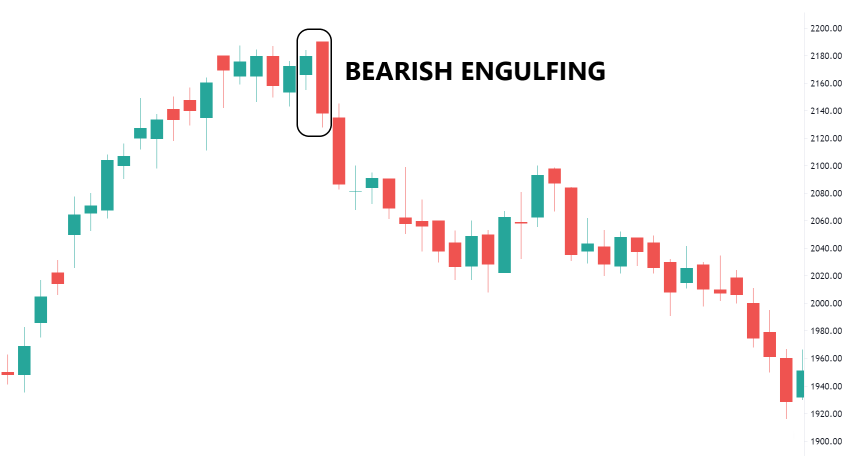
#> input picture Chartpatterns/Bearish/Bearish-Engulfing-Example.jpg, 1698 x 938 px, found by its file name (shown at 1/2 size); its folder holds only this picture in this run
$ jupyter execute --allow-errors 'CPR - 1 - Importing data.ipynb'
#> lines starting #> are read from the running program, lines starting #| are printed output that depends on the picture
[cell 1]
#Description:
#Chart Pattern Image Recognition - Identify chart patterns by Convolutional Neural Networks
#Model Type: Convolutional Neural Network
#06-10-2022
#Version - V1.0 Beta


#------------------------------
#Version Updates:
#Import DATADIR
#Resize the Images
#Create the training dataset
#Shuffle the data so the AI learns correctly
#Pack into the variables right before we feed it to our neural network
#Save the data so we dont have to be importing all the time

#------------------------------
#Future implementations
#Add more data to the dataset
#Add Automated Download dataset from google images
#Add more CATEGORIES such as Flags, Pennant, Cup and handle and so on.
#Add Auto Test Image from any Chart

### Author - Luiz Gabriel Bongiolo

### References
# Harrison Kinsley @Sentdex - Deep Learning with Python, TensorFlow, and Keras tutorial - https://pythonprogramming.net/introduction-deep-learning-python-tensorflow-keras/
# Shaan Shah - Identifying Candlestick Patterns using Deep Learning - https://towardsdatascience.com/identifying-candlestick-patterns-using-deep-learning-b7d706726874
# https://www.tensorflow.org/api_docs/python/tf/all_symbols
# https://keras.io/api/layers/

[cell 2]
import numpy as np
import matplotlib.pyplot as plt
import os
import cv2
import random

# Remove warnings
import sys

if not sys.warnoptions:
    import warnings
    warnings.simplefilter("ignore")

[cell 3]
DATADIR = "./Chart Pattern Image Recognition/Chartpatterns/"
CATEGORIES = ["Bearish", "Bullish"]

for category in CATEGORIES:
    path = os.path.join(DATADIR, category)
    for img in os.listdir(path):
        img_array = cv2.imread(os.path.join(path,img), cv2.IMREAD_GRAYSCALE) #Remember to change grayscale if you need this
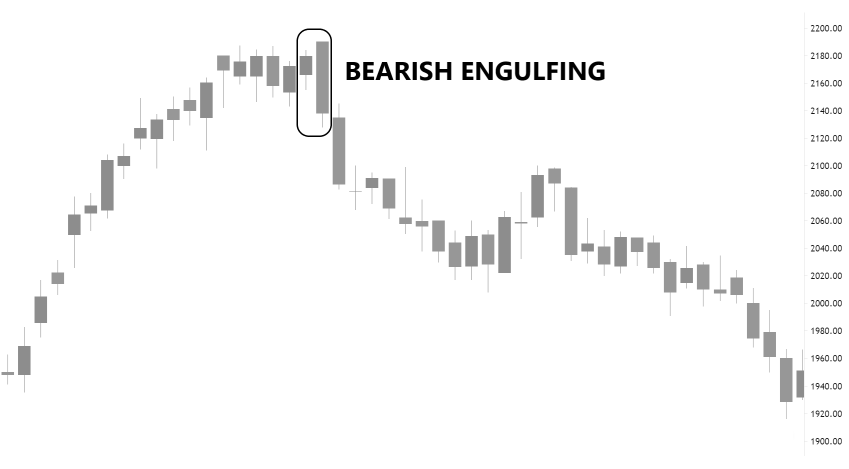
#> img_array: shape (938, 1698) (shown at 1/2 size); min 0, max 255, mean 248.4
        plt.imshow(img_array, cmap="gray")
        plt.show()
        break
    break

[cell 4]
print(img_array)
#> (printed output is left out)
print(img_array.shape)
#| (938, 1698)

[cell 5]
#Resizing the images

IMG_SIZE = 200

new_array = cv2.resize(img_array, (IMG_SIZE, IMG_SIZE))
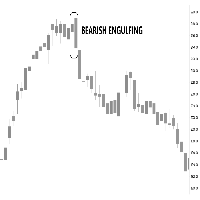
#> new_array: shape (200, 200); min 0, max 255, mean 248.4
plt.imshow(new_array, cmap="gray")
plt.show()

[cell 6]
#Create the training dataset

training_data = []

def create_training_data():
    for category in CATEGORIES:
        path = os.path.join(DATADIR, category)                                   #path to cats or dogs dir
        class_num = CATEGORIES.index(category)                                   # Classification of the dogs and cat to 0 and 1
        for img in os.listdir(path):
            try:
                img_array = cv2.imread(os.path.join(path,img), cv2.IMREAD_GRAYSCALE) #Remember to change grayscale if you need this
                new_array = cv2.resize(img_array, (IMG_SIZE, IMG_SIZE))
                training_data.append([new_array, class_num])
            except Exception as e:
                pass


#> (the rest of this cell did not finish here and is left out)

[cell 7]
print(len(training_data)) #We should balance the dataset, it is good to have 50% each or 50 50
#| 1

[cell 8]
#Shuffle the data so the AI learns correctly

random.shuffle(training_data)

[cell 9]
#Check labels

for sample in training_data[:10]:
    print(sample[1])
#> this loop made 1 pass
#| 0

[cell 10]
#Pack into the variables right before we feed it to our neural network

X = []
y = []

[cell 11]
for features, label in training_data:
    X.append(features)
    y.append(label)
#> this loop made 1 pass
#> label on pass 1: 0
#> after the loop, X = 1 item; y = [0]


X = np.array(X).reshape(-1, IMG_SIZE, IMG_SIZE, 1)    #needs to be an array / -1 is for gray scale / we need to change 1 to 3, because we would have 3 values on the color scale
